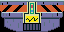

A level layout from a 2D game, rendered from its tile map. Below: a short description, then the map file with its tile-grid data intact:
An orthogonal 1x1 tile map with 64x32 px tiles, 1 tile layer (Tile Layer 1).

<map version="1.10" tiledversion="1.10.2" orientation="orthogonal" renderorder="right-down" width="1" height="1" tilewidth="64" tileheight="32" infinite="0" nextlayerid="2" nextobjectid="1">
 <tileset firstgid="1" source="water.tsx" />
 <layer id="1" name="Tile Layer 1" width="1" height="1">
  <data encoding="csv">
1
</data>
 </layer>
</map>
